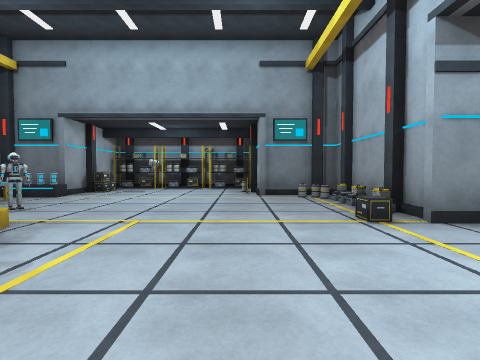
View 1 (above)

20 first-person views from a walk through a Unity game level. The camera is 1.3 m above the floor, tilts 2° down and sees 80° across. The floor is counted in squares, 2 m on a side. Each view is taken from the middle of a square. On the plan, view 1 faces up. The plan holds only what a view shows up to about 9 squares ahead; the rest is blank. The place goes on beyond the plan. The player character is not drawn. Some animated figures are left out.

View 2
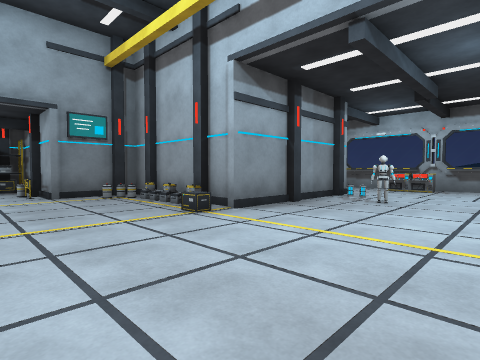

View 3
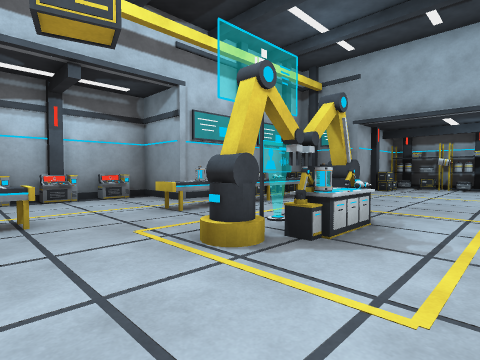

View 4
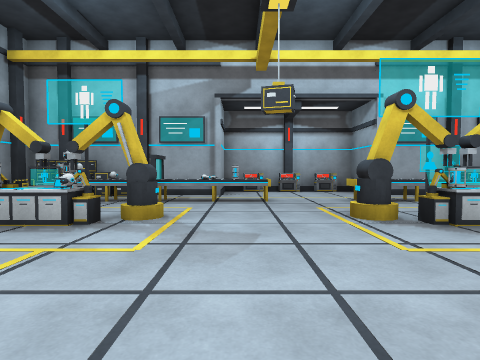

View 5
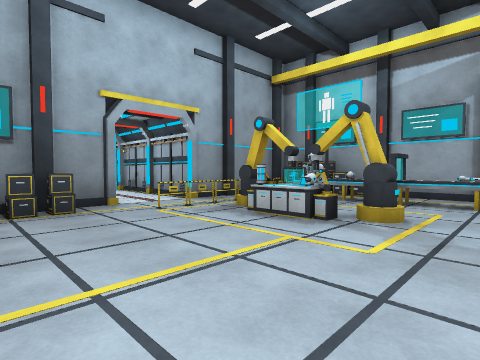

View 6
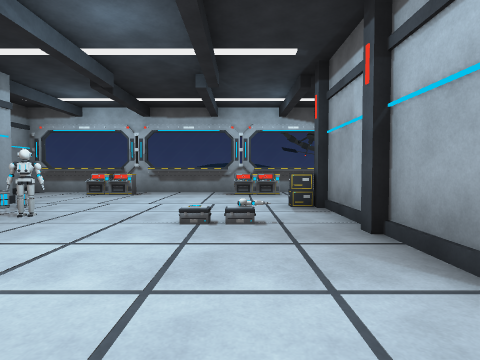

View 7
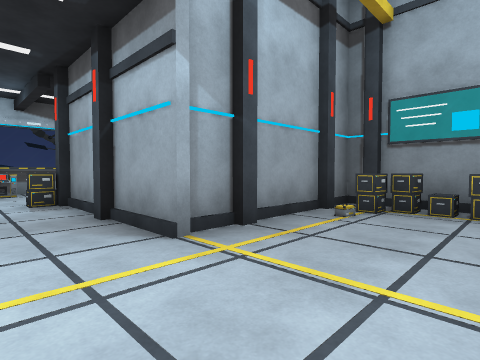

View 8
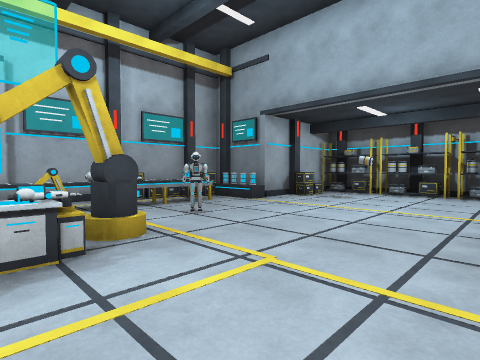

View 9
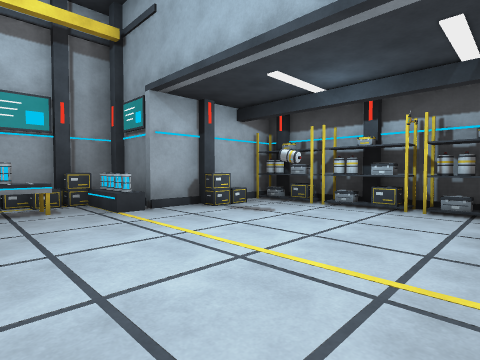

View 10
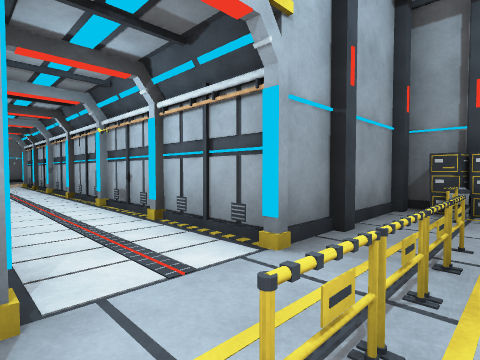

View 11
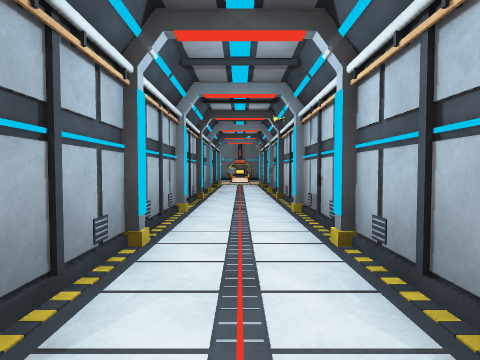

View 12
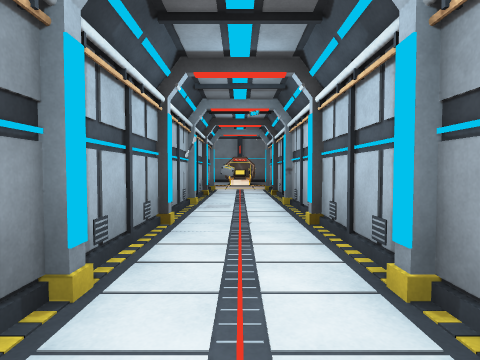

View 13
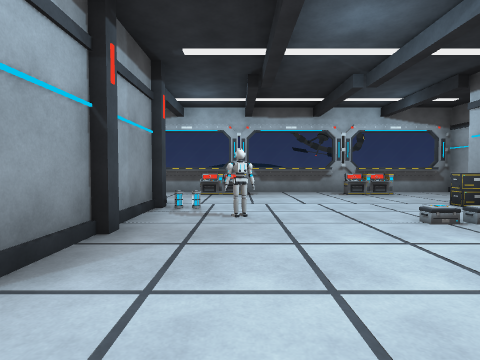

View 14
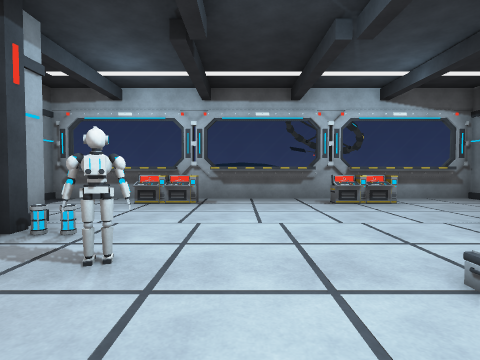

View 15
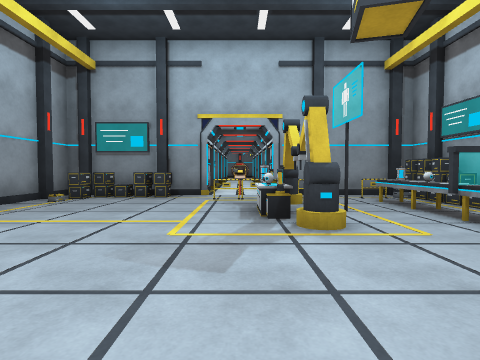

View 16
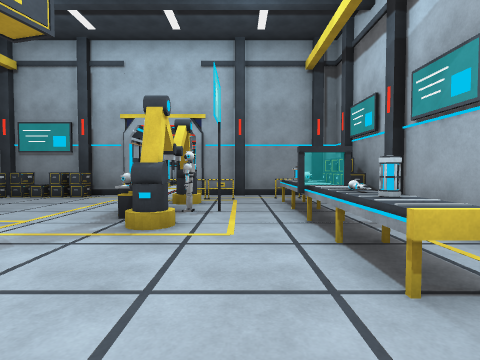

View 17
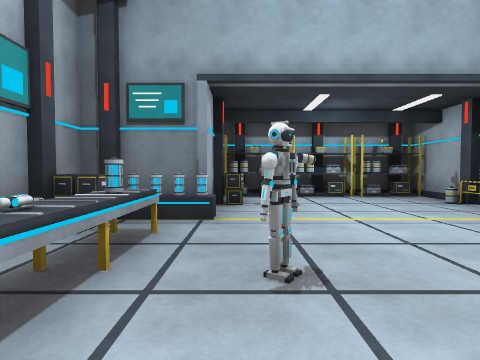

View 18
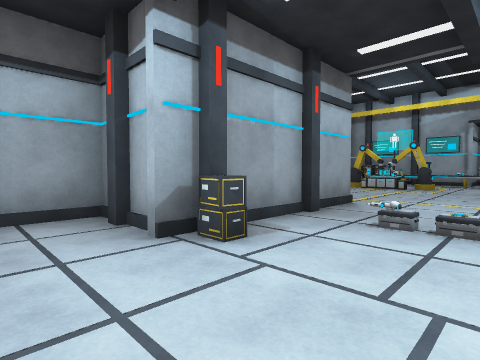

View 19
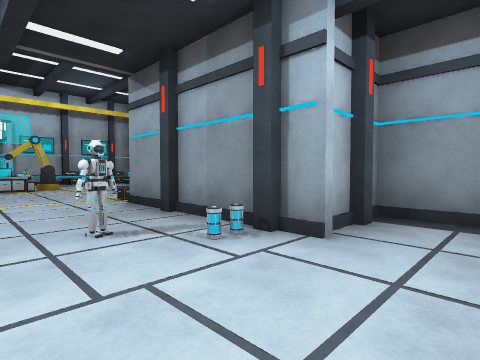

View 20
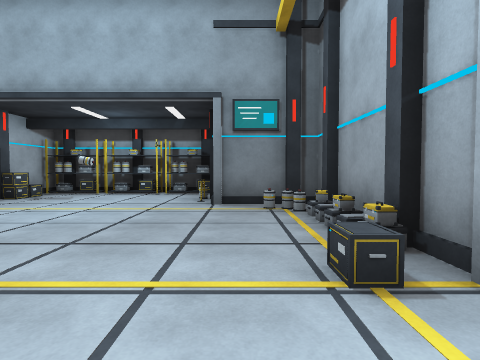

### Floor plan
Points are (right, up) in squares from view 1. A wall is a line through its corners. A room is listed if a view was taken in it or the views show most of it. See-through windows are left out.
Room 1 (views 1, 2, 3, 4, 5, 6, 7, 8, 9, 10, 11, 12, 13, 14, 15, 16, 17, 18, 19, 20)
walls: (2.5, 3.8) (2.5, 4.4); (2.2, -2.5) (3.9, -2.5); (2.5, 4.8) (2.5, 6.4); (3.9, 3.5) (2.4, 3.5); (4.9, 1.8) (5, 2.2) (5.1, 1.7); (5, 1.7) (5, 2.2); (5, 1.7) (4.9, 2.2); (5, 1.7) (4.8, 2.2); (2.5, -3.4) (2.5, -2.5); (5, 1.9) (4.8, 2.2); (5.1, 1.8) (4.8, 2.2); (5, 2.4) (5, 2); (5.1, 2.2) (5.1, 2) (4.8, 2.1); (4.1, -2.5) (5.9, -2.5); (-6.2, 2.5) (-8, 2.5) (-8, 0.6); (2.5, 6.9) (2.5, 7.5) (2.1, 7.5); (5.9, 3.5) (4.1, 3.5); (-5.5, -2.7) (-4.8, -2.7) (-4.8, -3.5); (2, 7.5) (0.5, 7.5) (0.5, 10.5) (-4.5, 10.5) (-4.5, 7.5) (-5.9, 7.5); (2.5, -5.4) (2.5, -3.8); (-6.5, -1.5) (-6.5, -3.4); (6.1, -2.5) (6.8, -2.5); (6.8, 3.5) (6.1, 3.5); (-6.5, 4.4) (-6.5, 2.5); (6.5, -2.5) (6.5, -3.4); (6.5, 4.5) (6.5, 3.5); (0, -6.5) (1.9, -6.5); (2.5, -6.6) (2.5, -5.9); (-6.5, -3.9) (-6.5, -5.4); (6.4, -4.2) (7.8, -4.2); (-6.5, 6.4) (-6.5, 4.8); (-3.9, -6.5) (-3, -6.5) (-3, -16.4); (7.8, 5.3) (6.5, 5.3); (-6.5, 7.5) (-6.5, 6.6); (-6.5, -5.6) (-6.5, -6.5); (9.2, -0.2) (9.2, 1.2); (9.2, 3.6) (9.2, 4.8); (-6, -6.5) (-4.1, -6.5); (9.6, 1.7) (9.4, 2.4); (9.5, -1.5) (9.3, -0.8); (8.8, -4.2) (9.5, -4.2) (9.5, 5.3) (8.8, 5.3); (9.2, -3.5) (9.2, -2.6); (-1, -16.5) (-1, -6.5) (-0.1, -6.5)
low walls: (-4.8, 3.5) (-4.8, 2.4); (-5.4, -2.5) (-4.8, -2.5)
objects: other object (-8, -1); other object (-8, 0); other object (-8, 2); other object (-6, -6); other object (-6, -5); other object (-6, -4); other object (-6, 5); other object (-6, 6); other object (-6, 7); other object (-5, -6); other object (-5, -5); other object (-5, -4); other object (-5, -2); other object (-5, -1); other object (-5, 2); other object (-5, 4); other object (-5, 5) to (-5, 6); other object (-5, 7); other object (-4, -5); other object (-4, -4) to (-4, -3); other object (-4, 2); other object (-4, 5); other object (-4, 8); other object (-4, 9); other object (-4, 10); other object (-3, -5); other object (-3, -4); other object (-3, -3) to (-3, -2); other object (-3, 1); other object (-3, 2); other object (-3, 3); other object (-3, 9); other object (-3, 10); other object (-2, -5); other object (-2, -4); other object (-2, -3); other object (-2, 2); other object (-2, 10); other object (-1, 10); other object (0, -6); other object (0, 7); other object (0, 8); other object (0, 9); other object (0, 10); other object (1, -6); other object (2, -6); other object (2, 4); other object (2, 6); other object (2, 7); other object (6, -2); other object (6, 3); other object (9, -2); other object (9, -1); other object (9, 2); other object (9, 3)

Positions as (right, up) in squares from view 1, and headings:
1: (0, 0), facing up
2: (-1, 0), facing up-right
3: (-1, -1), facing up-left
4: (1, -1), facing left
5: (1, -1), facing down-left
6: (1, -1), facing right
7: (0, -1), facing down-right
8: (0, 2), facing up-left
9: (0, 5), facing up-left
10: (-1, -5), facing down-left
11: (-2, -6), facing down
12: (-2, -9), facing down
13: (1, 2), facing right
14: (3, 1), facing right
15: (-2, 1), facing down
16: (-4, 1), facing down
17: (-4, 3), facing up
18: (8, 0), facing down-left
19: (8, 1), facing up-left
20: (1, 2), facing up
